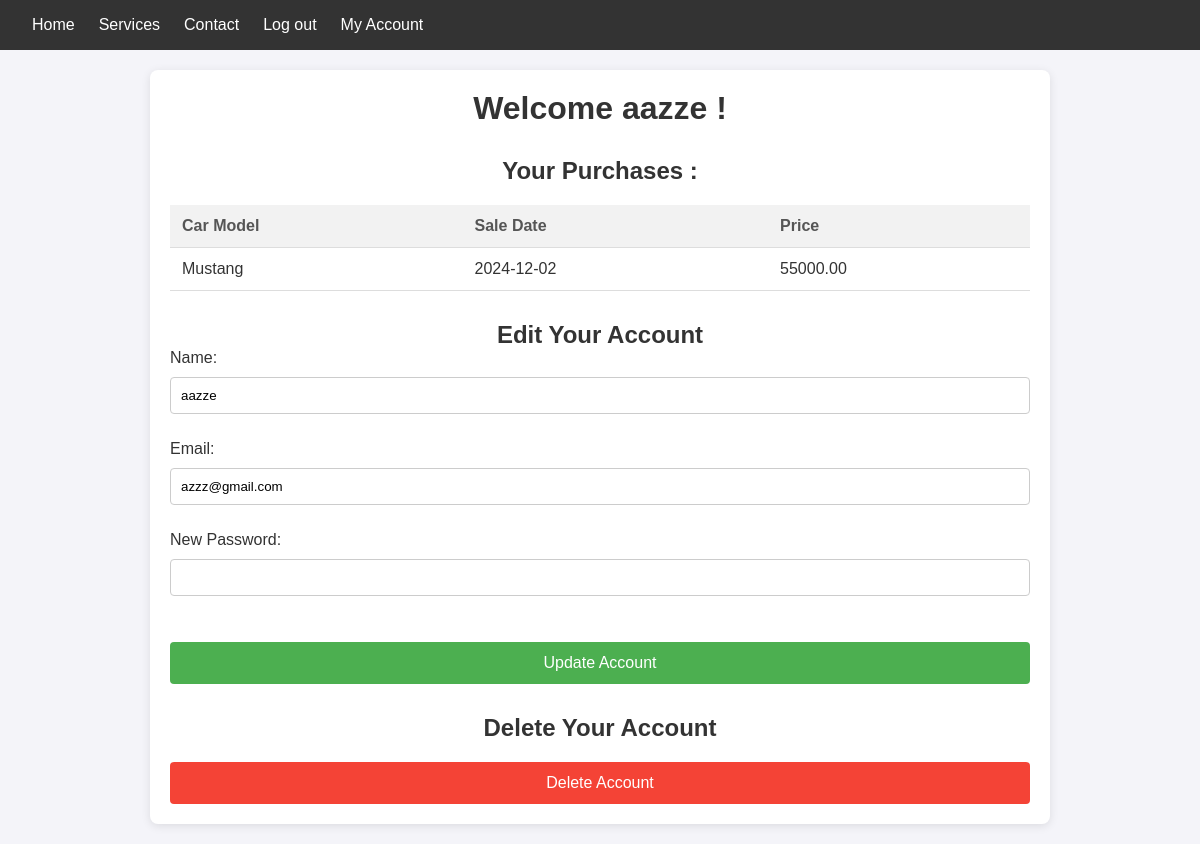
Screenshot of /Account.php (signed in) with the database file from the repository.
### tables this page shows
CREATE TABLE `sell_contracts` (
  `id` int(11) NOT NULL,
  `car_id` int(11) NOT NULL,
  `buyer_name` varchar(100) NOT NULL,
  `buyer_email` varchar(100) DEFAULT NULL,
  `sale_date` date NOT NULL,
  `sale_price` decimal(10,2) NOT NULL
);

CREATE TABLE `cars` (
  `id` int(11) NOT NULL,
  `model` varchar(100) NOT NULL,
  `brand_id` int(11) NOT NULL,
  `Engine` varchar(25) NOT NULL,
  `hp` int(4) NOT NULL,
  `Description` text NOT NULL,
  `year` int(11) NOT NULL,
  `price` decimal(10,2) NOT NULL,
  `image` varchar(255) DEFAULT NULL
);

CREATE TABLE `accounts` (
  `id` int(11) NOT NULL,
  `Account_name` varchar(25) NOT NULL,
  `Email` varchar(50) NOT NULL,
  `Account_Password` varchar(25) NOT NULL,
  `Account_Role` varchar(10) NOT NULL
);

### Account.php (the view, shortened to what this page needs)
<!DOCTYPE html>
<html lang="en">
<head>
    <link rel="stylesheet" href="parts/navbarcss.css">
    <link rel="stylesheet" href="AccountStyle.css">
</head>
<body>
    <?php include 'parts/navbar.php'; ?>
<?php
$serveur = "localhost";
$utilisateur = "root";
$motdepasse = "";
$nom_base = "sayarat_3amek_faouzi";
$connexion = mysqli_connect($serveur, $utilisateur, $motdepasse, $nom_base);
if (!isset($_SESSION['ID'])) {
    echo "<h2>u aint logged it ! (or session aint working)</h2>";
    header('Location:Log_in.php');
    exit();
}else{
    echo "<div class='account-container'>
        <h1> Welcome ".htmlspecialchars($_SESSION['NAME'])." ! </h1>";
$user_id = $_SESSION['ID'];
$sql_user = "SELECT * FROM Accounts WHERE id = '$user_id'";
$result_user = mysqli_query($connexion, $sql_user);
$user = mysqli_fetch_assoc($result_user);
}
?>
        <h2>Your Purchases :</h2>
                    <?php
                    $sql = "SELECT c.model, s.sale_date, s.sale_price
                    FROM cars c
                    JOIN sell_contracts s ON c.id = s.car_id
                    WHERE s.buyer_name = '" .$_SESSION['NAME'] ."'AND s.buyer_email = '" .$_SESSION['EMAIL'] . "'";
                    $res= mysqli_query($connexion, $sql);
                    if (mysqli_num_rows($res) > 0) {
                        echo "<table>
                                <thead>
                                    <tr>
                                        <th>Car Model</th>
                                        <th>Sale Date</th>
                                        <th>Price</th>
                                    </tr>
                                </thead>
                                <tbody>";
                        while ($row = mysqli_fetch_assoc($res)) {
                            echo "<tr>
                                    <td>" . htmlspecialchars($row['model']) . "</td>
                                    <td>" . htmlspecialchars($row['sale_date']) . "</td>
                                    <td>" . htmlspecialchars($row['sale_price']) . "</td>
                                  </tr>";
                        }
                        echo "</tbody>
                              </table>";
                    } else {
                        echo "<p>You have not made any purchases yet.</p>";
                    }
            ?>
        <h2>Edit Your Account</h2>
        <form method="POST">
            Name:<input type="text" name="name" class="form_input" value="<?php echo htmlspecialchars($user['Account_name']); ?>"><br><br>
            Email:<input type="email"name="email" class="form_input" value="<?php echo htmlspecialchars($user['Email']); ?>"><br><br>
            New Password:<input type="password" id="password" name="password" class="form_input"><br><br>
            <button type="submit" name="update" class="update_button">Update Account</button>
        </form>
        <h2>Delete Your Account</h2>
        <form method="POST">
            <button type="submit" name="delete" class="delete_button" onclick="return confirm('Are you sure you want to delete your account?');">Delete Account</button>
        </form>
    </div>
</body>
</html>

### parts/navbarcss.css (style rules this page uses)
* { margin: 0; padding: 0; box-sizing: border-box; }
body { font-family: Arial, sans-serif; }

### AccountStyle.css (style rules this page uses)
body { font-family: Arial, sans-serif; background-color: #f4f4f9; color: #333; margin: 0; padding: 0; }
h1, h2 { color: #333; text-align: center; }
.account-container { max-width: 900px; margin: 20px auto; padding: 20px; background-color: #ffffff; border-radius: 8px; box-shadow: 0 2px 10px rgba(0, 0, 0, 0.1); }
table { width: 100%; margin-top: 20px; border-collapse: collapse; }
th, td { padding: 12px; text-align: left; border-bottom: 1px solid #ddd; }
th { background-color: #f2f2f2; color: #555; }
input[type="text"], input[type="email"], input[type="password"] { width: 100%; padding: 10px; margin: 8px 0; border: 1px solid #ccc; border-radius: 4px; box-sizing: border-box; }
button { padding: 12px 20px; border: none; border-radius: 4px; cursor: pointer; }
.update_button { background-color: #4caf50; color: white; font-size: 16px; }
.delete_button { background-color: #f44336; color: white; font-size: 16px; }
.account-container h2 { margin-top: 30px; }
.account-container .form_input { margin-top: 10px; }
.account-container .update_button, .account-container .delete_button { display: block; width: 100%; margin-top: 20px; }

### rows the page displays
sell_contracts: car.model "Mustang", sale_date "2024-12-02", sale_price "55000.00"
accounts: name "aazze", email "azzz@gmail.com"

### other values shown
$_SESSION['NAME'] "aazze"
